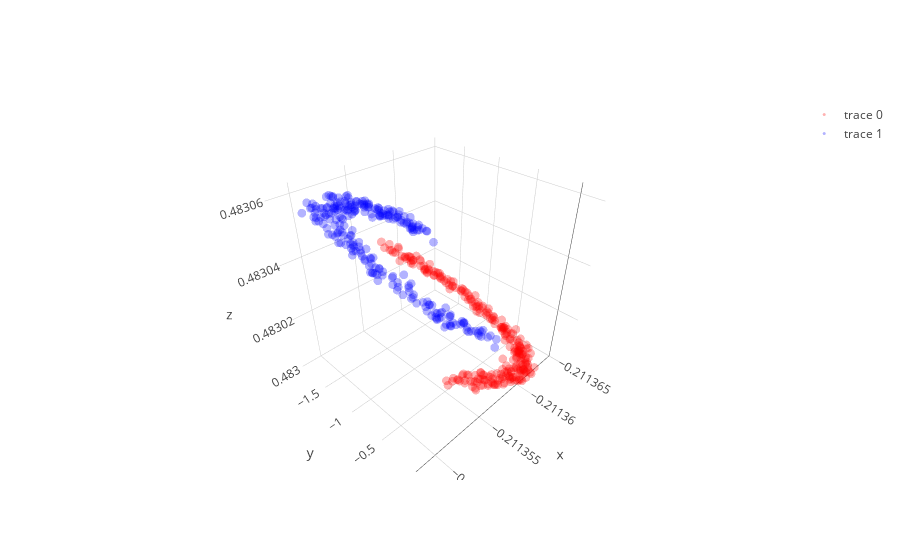

This figure's notebook cell:
### Code cell
# with all scale
expand_dim = 3
w1 = np.random.randn(2,expand_dim)
w2 = np.random.randn(expand_dim,1)
a  = np.ones(expand_dim); b = np.ones(expand_dim); c = np.zeros(expand_dim)
a = a/(np.sqrt(np.sum(a**2)))
b = b/(np.sqrt(np.sum(b**2)))

w1 = _sym_decorrelation(w1)
w2 = w2/(np.sqrt(np.sum(w2**2)))

temp_X = np.copy(X)
mini_batch_size = 10
for iter in range(2000):
    cum_loss = 0; temp_X   = shuffle(temp_X)
    
    for mini_batch in range(0,len(X),mini_batch_size):
        current_batch = temp_X[mini_batch:mini_batch+mini_batch_size]
        
        layer1 = current_batch @ w1
        layer1 = layer1  + (1/(iter+1))*np.random.randn(expand_dim)
        layer1a= a*g(b*layer1)+c
        layer1a= layer1a + (1/(iter+1))*np.random.randn(expand_dim)
        layer2 = layer1a       @ w2
        loss   = w2.T @ layer1a.T @ layer1a @ w2
        
        grad2 = -layer1a.T @ layer1a @ w2 
        grad1a= -layer1a@w2@w2.T
        grada = grad1a*g(b*layer1)
        gradb = grad1a*a*g_grad(b*layer1)*layer1
        gradc = grad1a
        grad1 = current_batch.T @(grad1a*a*g_grad(b*layer1)*b) - 2.5 * current_batch.T @ current_batch @ w1 

        w2 = w2 - 0.0000009 * grad2+ (1/(iter+1))*np.random.randn(expand_dim,1)
        a = a -   0.009    * grada.mean(0)+ (1/(iter+1))*np.random.randn(expand_dim)
        b = b -   0.009    * gradb.mean(0)+ (1/(iter+1))*np.random.randn(expand_dim)
        c = c -   0.00009   * gradc.mean(0) + (1/(iter+1))*np.random.randn(expand_dim)
        w1 = w1 - 0.0000009 * grad1+ (1/(iter+1))*np.random.randn(2,expand_dim)
        
        w1 = _sym_decorrelation(w1)
        w2 = w2/(np.sqrt(np.sum(w2**2)))
        a = a/(np.sqrt(np.sum(a**2)))
        b = b/(np.sqrt(np.sum(b**2)))
        c = c/(np.sqrt(np.sum(c**2)))

        cum_loss      = cum_loss + loss.mean()
        
    if iter%500==0:print('Iter : ',iter," Loss: ",cum_loss)

# projection
projected_mine = (a*g(b*(X @ w1))+c) @ w2

plt.figure(figsize=(20,5))
plt.subplot(1, 3, 1)
plt.scatter(X[y==0, 0], X[y==0, 1], color='red', alpha=0.5)
plt.scatter(X[y==1, 0], X[y==1, 1], color='blue', alpha=0.5)
plt.quiver(X.mean(0)[0], X.mean(0)[1], evector[0,0],evector[0,1], color=['b'], scale=2.5)
plt.quiver(X.mean(0)[0], X.mean(0)[1], evector[1,0],evector[1,1], color=['g'], scale=2.5)

plt.subplot(1, 3, 2,projection='3d')
one_layer_project = (a*g(b*(X @ w1))+c)
plt.scatter(one_layer_project[:,0],one_layer_project[:,1],one_layer_project[:,2], color='red')

plt.subplot(1, 3, 3)
plt.scatter(projected_mine[y==0], np.zeros((len(projected_mine)//2)),  color='red', alpha=0.05)
plt.scatter(projected_mine[y==1], np.zeros((len(projected_mine)//2)), color='blue', alpha=0.05)
plt.show()

trace1 = go.Scatter3d(
    x=one_layer_project[y==0,0],
    y=one_layer_project[y==0,1],
    z=one_layer_project[y==0,2],
    mode='markers',
    line=dict(color='red',width=0.5),
    marker=dict(size=3,opacity=0.3)
)
trace2 = go.Scatter3d(
    x=one_layer_project[y==1,0],
    y=one_layer_project[y==1,1],
    z=one_layer_project[y==1,2],
    mode='markers',
    line=dict(color='blue',width=0.5),
    marker=dict(size=3,opacity=0.3)
)
data = [trace1,trace2]
fig  = go.Figure(data=data)
iplot(fig)

### Figure 1 — Plotly figure (JSON) as saved in the notebook; plotly's stock layout.template omitted (floating-point values rounded to 4 significant figures; data arrays with more than 128 entries replaced by an {"elided": "..."} marker saying what was removed)
{"data": [{"line": {"color": "red", "width": 0.5}, "marker": {"opacity": 0.3, "size": 3}, "mode": "markers", "type": "scatter3d", "uid": "cd0b2bba-3b57-43ee-ad9d-daf29ad18519", "x": {"elided": "250 float values"}, "y": {"elided": "250 float values"}, "z": {"elided": "250 float values"}}, {"line": {"color": "blue", "width": 0.5}, "marker": {"opacity": 0.3, "size": 3}, "mode": "markers", "type": "scatter3d", "uid": "579be8b2-3499-44ad-86b1-643efef0a6d6", "x": {"elided": "250 float values"}, "y": {"elided": "250 float values"}, "z": {"elided": "250 float values"}}], "layout": {}}
